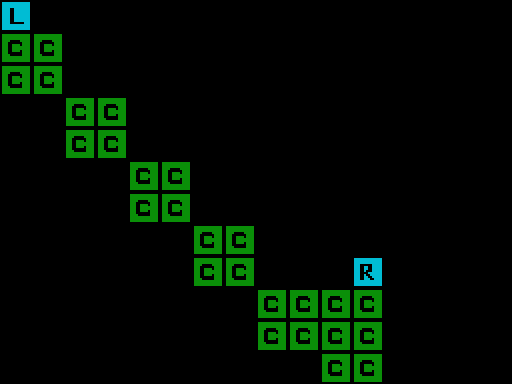

The image is a tile-based game level rendered from a .tmx file. Its description and complete source (layers, tilesets, objects, tile grids) follow:
An orthogonal 16x12 tile map with 32x32 px tiles, 1 tile layer (Tile Layer), 2 tilesets and 6 objects (3x static, 3x coin).

<map version="1.0" orientation="orthogonal" renderorder="right-up" width="16" height="12" tilewidth="32" tileheight="32" nextobjectid="15">
 <tileset firstgid="1" name="templateTiles" tilewidth="32" tileheight="32">
  <image source="../templateTiles.png" width="128" height="64" />
 </tileset>
 <tileset firstgid="9" name="templateObjects" tilewidth="32" tileheight="32">
  <image source="../templateObjects.png" width="128" height="64" />
 </tileset>
 <layer name="Tile Layer" width="16" height="12">
  <data>
   <tile gid="2" />
   <tile gid="0" />
   <tile gid="0" />
   <tile gid="0" />
   <tile gid="0" />
   <tile gid="0" />
   <tile gid="0" />
   <tile gid="0" />
   <tile gid="0" />
   <tile gid="0" />
   <tile gid="0" />
   <tile gid="0" />
   <tile gid="0" />
   <tile gid="0" />
   <tile gid="0" />
   <tile gid="0" />
   <tile gid="1" />
   <tile gid="1" />
   <tile gid="0" />
   <tile gid="0" />
   <tile gid="0" />
   <tile gid="0" />
   <tile gid="0" />
   <tile gid="0" />
   <tile gid="0" />
   <tile gid="0" />
   <tile gid="0" />
   <tile gid="0" />
   <tile gid="0" />
   <tile gid="0" />
   <tile gid="0" />
   <tile gid="0" />
   <tile gid="1" />
   <tile gid="1" />
   <tile gid="0" />
   <tile gid="0" />
   <tile gid="0" />
   <tile gid="0" />
   <tile gid="0" />
   <tile gid="0" />
   <tile gid="0" />
   <tile gid="0" />
   <tile gid="0" />
   <tile gid="0" />
   <tile gid="0" />
   <tile gid="0" />
   <tile gid="0" />
   <tile gid="0" />
   <tile gid="0" />
   <tile gid="0" />
   <tile gid="1" />
   <tile gid="1" />
   <tile gid="0" />
   <tile gid="0" />
   <tile gid="6" />
   <tile gid="0" />
   <tile gid="0" />
   <tile gid="0" />
   <tile gid="0" />
   <tile gid="0" />
   <tile gid="0" />
   <tile gid="0" />
   <tile gid="0" />
   <tile gid="0" />
   <tile gid="0" />
   <tile gid="0" />
   <tile gid="1" />
   <tile gid="1" />
   <tile gid="0" />
   <tile gid="0" />
   <tile gid="0" />
   <tile gid="0" />
   <tile gid="0" />
   <tile gid="0" />
   <tile gid="0" />
   <tile gid="0" />
   <tile gid="0" />
   <tile gid="0" />
   <tile gid="0" />
   <tile gid="0" />
   <tile gid="0" />
   <tile gid="0" />
   <tile gid="0" />
   <tile gid="0" />
   <tile gid="1" />
   <tile gid="1" />
   <tile gid="0" />
   <tile gid="0" />
   <tile gid="0" />
   <tile gid="0" />
   <tile gid="0" />
   <tile gid="0" />
   <tile gid="0" />
   <tile gid="0" />
   <tile gid="0" />
   <tile gid="0" />
   <tile gid="0" />
   <tile gid="0" />
   <tile gid="0" />
   <tile gid="0" />
   <tile gid="1" />
   <tile gid="1" />
   <tile gid="0" />
   <tile gid="0" />
   <tile gid="0" />
   <tile gid="0" />
   <tile gid="0" />
   <tile gid="0" />
   <tile gid="0" />
   <tile gid="0" />
   <tile gid="0" />
   <tile gid="0" />
   <tile gid="0" />
   <tile gid="0" />
   <tile gid="0" />
   <tile gid="0" />
   <tile gid="0" />
   <tile gid="0" />
   <tile gid="1" />
   <tile gid="1" />
   <tile gid="0" />
   <tile gid="0" />
   <tile gid="0" />
   <tile gid="0" />
   <tile gid="0" />
   <tile gid="0" />
   <tile gid="0" />
   <tile gid="0" />
   <tile gid="0" />
   <tile gid="0" />
   <tile gid="0" />
   <tile gid="0" />
   <tile gid="0" />
   <tile gid="0" />
   <tile gid="1" />
   <tile gid="1" />
   <tile gid="0" />
   <tile gid="0" />
   <tile gid="0" />
   <tile gid="3" />
   <tile gid="0" />
   <tile gid="0" />
   <tile gid="0" />
   <tile gid="0" />
   <tile gid="0" />
   <tile gid="0" />
   <tile gid="0" />
   <tile gid="0" />
   <tile gid="0" />
   <tile gid="0" />
   <tile gid="0" />
   <tile gid="0" />
   <tile gid="1" />
   <tile gid="1" />
   <tile gid="1" />
   <tile gid="1" />
   <tile gid="0" />
   <tile gid="0" />
   <tile gid="0" />
   <tile gid="0" />
   <tile gid="0" />
   <tile gid="0" />
   <tile gid="0" />
   <tile gid="0" />
   <tile gid="0" />
   <tile gid="0" />
   <tile gid="0" />
   <tile gid="0" />
   <tile gid="1" />
   <tile gid="1" />
   <tile gid="1" />
   <tile gid="1" />
   <tile gid="0" />
   <tile gid="0" />
   <tile gid="0" />
   <tile gid="0" />
   <tile gid="0" />
   <tile gid="0" />
   <tile gid="0" />
   <tile gid="0" />
   <tile gid="0" />
   <tile gid="0" />
   <tile gid="0" />
   <tile gid="0" />
   <tile gid="0" />
   <tile gid="0" />
   <tile gid="1" />
   <tile gid="1" />
   <tile gid="0" />
   <tile gid="0" />
   <tile gid="0" />
   <tile gid="0" />
  </data>
 </layer>
 <objectgroup name="Object Layer">
  <object id="9" name="static" gid="11" x="64" y="96" width="32" height="32">
   <properties>
    <property name="probability" value="1.0" />
   </properties>
  </object>
  <object id="10" name="static" gid="11" x="128" y="160" width="32" height="32">
   <properties>
    <property name="probability" value="1.0" />
   </properties>
  </object>
  <object id="11" name="static" gid="11" x="192" y="224" width="32" height="32">
   <properties>
    <property name="probability" value="1.0" />
   </properties>
  </object>
  <object id="12" name="coin" gid="9" x="96" y="96" width="32" height="32">
   <properties>
    <property name="probability" value="1.0" />
   </properties>
  </object>
  <object id="13" name="coin" gid="9" x="160" y="160" width="32" height="32">
   <properties>
    <property name="probability" value="1.0" />
   </properties>
  </object>
  <object id="14" name="coin" gid="9" x="224" y="224" width="32" height="32">
   <properties>
    <property name="probability" value="1.0" />
   </properties>
  </object>
 </objectgroup>
</map>
